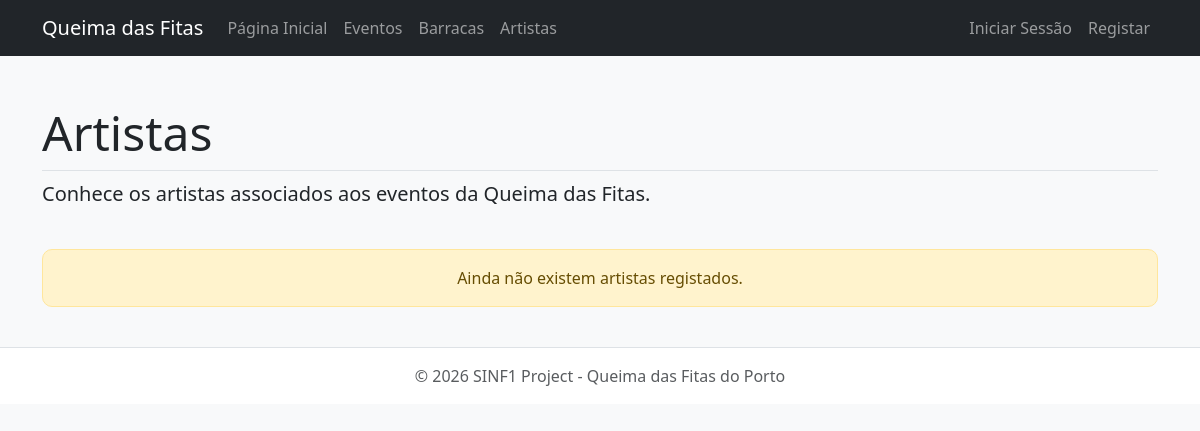
Page /public/UserInterface/artists.php on the earlier database version.
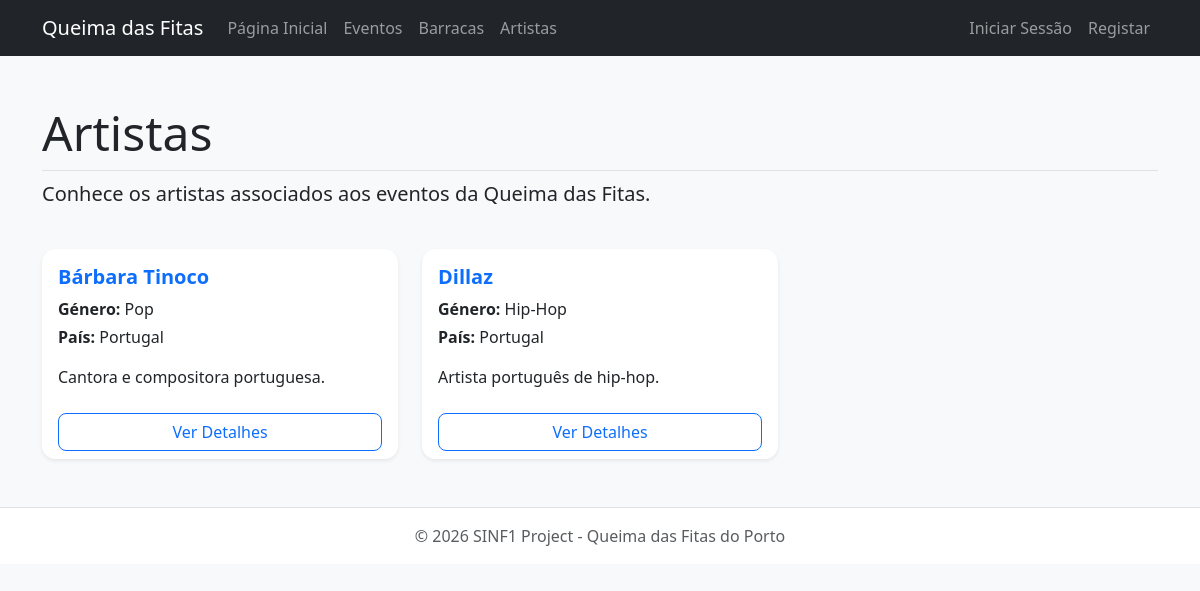
Same page on the later database version.
### tables this page shows
CREATE TABLE `artist` (
  `id_artist` int(11) NOT NULL,
  `name` varchar(100) NOT NULL,
  `musical_genre` varchar(50) DEFAULT NULL,
  `country` varchar(50) DEFAULT NULL,
  `biography` text DEFAULT NULL
);

### src/dal/DataAccessLayer.php (called while the page is built, shortened)
<?php
class DataAccessLayer {
    private $conn;
    public function __construct() {
        $this->conn = new mysqli(DB_HOST, DB_USER, DB_PASS, DB_NAME);
        $this->conn->set_charset("utf8mb4");
    }
    public function executeSelect($query, $params = [], $types = "") {
        $stmt = $this->conn->prepare($query);
        $stmt->execute();
        $result = $stmt->get_result();
        $data = $result->fetch_all(MYSQLI_ASSOC);
        return $data;
    }
}
?>

### src/bll/BusinessLogicLayer.php (called while the page is built, shortened)
<?php
require_once __DIR__ . '/../dal/DataAccessLayer.php';
class BusinessLogicLayer {
    private $dal;
    public function __construct() {
        $this->dal = new DataAccessLayer();
    }
    public function getAllArtists() {
        return $this->dal->executeSelect("SELECT * FROM artist ORDER BY name ASC");
    }
}
?>

### public/UserInterface/artists.php (the view)
<?php
include '../includes/header_ui.php';
$artists = $bll->getAllArtists();
?>
<div class="row mb-4">
    <div class="col">
        <h1 class="display-5 border-bottom pb-2">Artistas</h1>
        <p class="lead">Conhece os artistas associados aos eventos da Queima das Fitas.</p>
    </div>
</div>
<div class="row">
    <?php if ($artists && count($artists) > 0): ?>
        <?php foreach ($artists as $artist): ?>
            <div class="col-md-6 col-lg-4 mb-4">
                <div class="card artist-card h-100 shadow-sm border-0">
                    <div class="card-body">
                        <h5 class="card-title text-primary">
                            <?php echo htmlspecialchars($artist['name']); ?>
                        </h5>
                        <p class="mb-1">
                            <strong>Género:</strong>
                            <?php echo htmlspecialchars($artist['musical_genre'] ?? 'Não definido'); ?>
                        </p>
                        <p class="mb-3">
                            <strong>País:</strong>
                            <?php echo htmlspecialchars($artist['country'] ?? 'Não definido'); ?>
                        </p>
                        <p class="card-text text-truncate">
                            <?php echo htmlspecialchars($artist['biography'] ?? 'Sem biografia disponível.'); ?>
                        </p>
                    </div>
                    <div class="card-footer bg-white border-top-0">
                        <a href="artist_detail.php?id=<?php echo $artist['id_artist']; ?>" class="btn btn-outline-primary w-100">
                            Ver Detalhes
                        </a>
                    </div>
                </div>
            </div>
        <?php endforeach; ?>
    <?php else: ?>
        <div class="col-12">
            <div class="alert alert-warning text-center">
                Ainda não existem artistas registados.
            </div>
        </div>
    <?php endif; ?>
</div>
<?php include '../includes/footer.php'; ?>

### public/includes/header_ui.php (shortened to what this page needs)
<?php
require_once __DIR__ . '/../../src/bll/BusinessLogicLayer.php';
$bll = new BusinessLogicLayer();
$userId = $_SESSION['user_id'] ?? $_SESSION['id_user'] ?? null;
$roleId = $_SESSION['role_id'] ?? $_SESSION['id_role'] ?? null;
$userName = $_SESSION['user_name'] ?? 'Utilizador';
$baseUrl = '/SINF1_2025-2DB_G08/public';
?>
<!DOCTYPE html>
<html lang="pt">
<head>
    <link
        href="https://cdn.jsdelivr.net/npm/bootstrap@5.3.0/dist/css/bootstrap.min.css"
        rel="stylesheet"
    >
    <link rel="stylesheet" href="/SINF1_2025-2DB_G08/public/css/style.css">
    <link rel="stylesheet" href="<?php echo $baseUrl; ?>/assets/css/style.css">
</head>
<body class="bg-light">
<nav class="navbar navbar-expand-lg navbar-dark bg-dark mb-4">
    <div class="container">
        <a class="navbar-brand" href="<?php echo $baseUrl; ?>/index.php">
            Queima das Fitas
        </a>
        <div class="collapse navbar-collapse" id="navbarContent">
            <ul class="navbar-nav me-auto">
                <li class="nav-item">
                    <a class="nav-link" href="<?php echo $baseUrl; ?>/index.php">
                        Página Inicial
                    </a>
                </li>
                <li class="nav-item">
                    <a class="nav-link" href="<?php echo $baseUrl; ?>/UserInterface/events.php">
                        Eventos
                    </a>
                </li>
                <li class="nav-item">
                    <a class="nav-link" href="<?php echo $baseUrl; ?>/UserInterface/tents.php">
                        Barracas
                    </a>
                </li>
                <li class="nav-item">
                    <a class="nav-link" href="<?php echo $baseUrl; ?>/UserInterface/artists.php">
                        Artistas
                    </a>
                </li>
            </ul>
            <ul class="navbar-nav ms-auto">
                <?php if ($userId): ?>
                    <li class="nav-item">
                        <a class="nav-link text-white" href="<?php echo $baseUrl; ?>/UserInterface/profile.php">
                            Olá, <?php echo htmlspecialchars($userName); ?>
                        </a>
                    </li>
                    <li class="nav-item">
                        <a class="nav-link text-info" href="<?php echo $baseUrl; ?>/UserInterface/agenda.php">
                            A Minha Agenda
                        </a>
                    </li>
                    <?php if ($roleId == 1): ?>
                        <li class="nav-item">
                            <a class="nav-link text-warning" href="<?php echo $baseUrl; ?>/admin/dashboard.php">
                                Painel de Administração
                            </a>
                        </li>
                    <?php endif; ?>
                    <li class="nav-item">
                        <a class="nav-link text-danger" href="<?php echo $baseUrl; ?>/UserInterface/logout.php">
                            Terminar Sessão
                        </a>
                    </li>
                <?php else: ?>
                    <li class="nav-item">
                        <a class="nav-link" href="<?php echo $baseUrl; ?>/UserInterface/login.php">
                            Iniciar Sessão
                        </a>
                    </li>
                    <li class="nav-item">
                        <a class="nav-link" href="<?php echo $baseUrl; ?>/UserInterface/register.php">
                            Registar
                        </a>
                    </li>
                <?php endif; ?>
            </ul>
        </div>
    </div>
</nav>
<div class="container py-4">

### public/includes/footer.php (shortened to what this page needs)
</div>
<footer class="footer mt-auto py-3 bg-white border-top text-center">
    <div class="container">
        <span class="text-muted">© 2026 SINF1 Project - Queima das Fitas do Porto</span>
    </div>
</footer>
</body>
</html>

### public/css/style.css (style rules this page uses)
body { background-color: #f8f9fa; color: #212529; }
h1, h2, h3, h4, h5 { font-weight: 600; }
.card { border-radius: 14px; overflow: hidden; }
.event-card, .tent-card, .artist-card { transition: transform 0.2s ease, box-shadow 0.2s ease; }
.btn { border-radius: 8px; }
.nav-link { transition: opacity 0.2s ease, padding-left 0.2s ease; }
footer { margin-top: 40px; }
.alert { border-radius: 10px; }

Differences in the rows shown:
added artist: name "Bárbara Tinoco", musical_genre "Pop", country "Portugal", biography "Cantora e compositora portuguesa."
added artist: name "Dillaz", musical_genre "Hip-Hop", country "Portugal", biography "Artista português de hip-hop."
Other differences:
text no longer shown: "Ainda não existem artistas registados."
